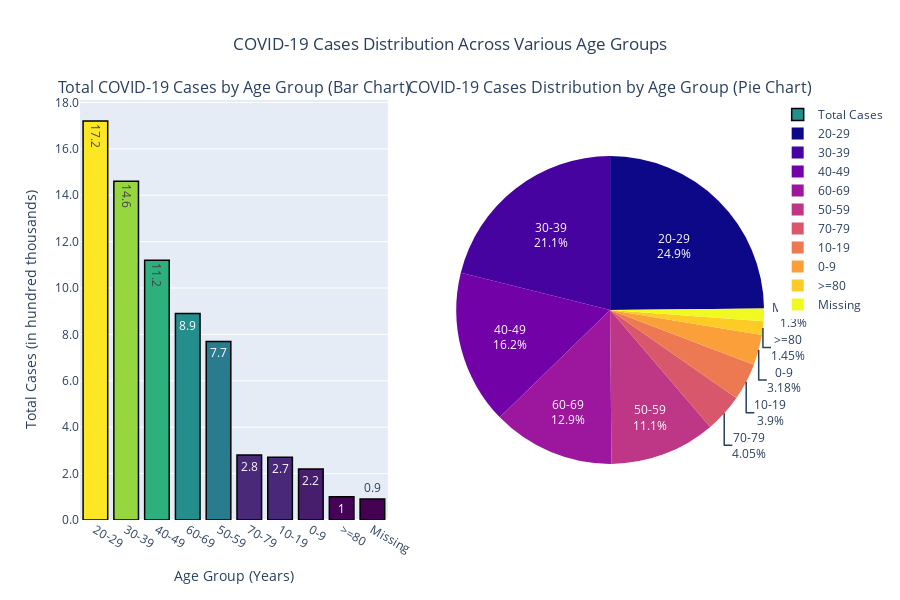

Notebook code cell kept with this figure:
### Markdown cell above
### HOW THE NUMBER OF COVID-19 CASES ARE DISTRIBUTED ACROSS VARIOUS AGE GROUPS

### Code cell
# Loading the data
df1 = pd.read_csv('data/AgeGroupDetails.csv')

# Sorting the data in descending order of TotalCases
df1_sorted = df1.sort_values(by='TotalCases', ascending=False)

# Prepareing the data
labels = df1_sorted.AgeGroup
values = df1_sorted.TotalCases / 10 # THe data is supposed to be in Hundred Thousands

# Creating subplots: using 'domain' type for Pie subplot
fig1 = make_subplots(
    rows=1, cols=2,
    specs=[[{'type': 'xy'}, {'type': 'domain'}]],
    subplot_titles=["Total COVID-19 Cases by Age Group (Bar Chart)", "COVID-19 Cases Distribution by Age Group (Pie Chart)"]
)

# Bar chart with color gradient based on TotalCases
fig1.add_trace(
    go.Bar(
        x=labels, 
        y=values, 
        name="Total Cases",
        marker=dict(
            color=values, 
            colorscale='Viridis',  # Using a better color gradient
            line=dict(color='rgb(0,0,0)', width=1.5)
        ),
        text=values,
        textposition='auto'
    ),
    row=1, col=1
)

fig1.update_yaxes( 
    row=1, col=1,
    tickformat=".1f" 
)

# Pie chart with custom gradient colors and hover info
fig1.add_trace(
    go.Pie(
        labels=labels, 
        values=values, 
        name="Age Group Distribution",
        hoverinfo="label+percent+value",
        textinfo="label+percent",  # Display percentage and label
        marker=dict(colors=px.colors.sequential.Plasma)  # Using Plotly Express for color gradients
    ),
    row=1, col=2
)

# Updating layout with axis labels, titles, and units
fig1.update_layout(
    title_text="COVID-19 Cases Distribution Across Various Age Groups",
    title_x=0.5,  # Center title
    height=600,   # Increase height to accommodate the plots
    showlegend=True,  # Show legend for pie chart
)

# X and Y axis labels for the bar chart
fig1.update_xaxes(title_text="Age Group (Years)", row=1, col=1)
fig1.update_yaxes(title_text="Total Cases (in hundred thousands)")

# Showing the figure
fig1.show()

### Figure 1 — Plotly figure (JSON) as saved in the notebook; plotly's stock layout.template omitted (floating-point values rounded to 4 significant figures)
{"data": [{"marker": {"color": [17.2, 14.6, 11.2, 8.9, 7.7, 2.8, 2.7, 2.2, 1, 0.9], "colorscale": [[0, "#440154"], [0.1111, "#482878"], [0.2222, "#3e4989"], [0.3333, "#31688e"], [0.4444, "#26828e"], [0.5556, "#1f9e89"], [0.6667, "#35b779"], [0.7778, "#6ece58"], [0.8889, "#b5de2b"], [1, "#fde725"]], "line": {"color": "rgb(0,0,0)", "width": 1.5}}, "name": "Total Cases", "text": [17.2, 14.6, 11.2, 8.9, 7.7, 2.8, 2.7, 2.2, 1, 0.9], "textposition": "auto", "type": "bar", "x": ["20-29", "30-39", "40-49", "60-69", "50-59", "70-79", "10-19", "0-9", ">=80", "Missing"], "xaxis": "x", "y": [17.2, 14.6, 11.2, 8.9, 7.7, 2.8, 2.7, 2.2, 1, 0.9], "yaxis": "y"}, {"domain": {"x": [0.55, 1], "y": [0, 1]}, "hoverinfo": "label+percent+value", "labels": ["20-29", "30-39", "40-49", "60-69", "50-59", "70-79", "10-19", "0-9", ">=80", "Missing"], "marker": {"colors": ["#0d0887", "#46039f", "#7201a8", "#9c179e", "#bd3786", "#d8576b", "#ed7953", "#fb9f3a", "#fdca26", "#f0f921"]}, "name": "Age Group Distribution", "textinfo": "label+percent", "type": "pie", "values": [17.2, 14.6, 11.2, 8.9, 7.7, 2.8, 2.7, 2.2, 1, 0.9]}], "layout": {"annotations": [{"font": {"size": 16}, "showarrow": false, "text": "Total COVID-19 Cases by Age Group (Bar Chart)", "x": 0.225, "xanchor": "center", "xref": "paper", "y": 1, "yanchor": "bottom", "yref": "paper"}, {"font": {"size": 16}, "showarrow": false, "text": "COVID-19 Cases Distribution by Age Group (Pie Chart)", "x": 0.775, "xanchor": "center", "xref": "paper", "y": 1, "yanchor": "bottom", "yref": "paper"}], "height": 600, "showlegend": true, "title": {"text": "COVID-19 Cases Distribution Across Various Age Groups", "x": 0.5}, "xaxis": {"anchor": "y", "domain": [0, 0.45], "title": {"text": "Age Group (Years)"}}, "yaxis": {"anchor": "x", "domain": [0, 1], "tickformat": ".1f", "title": {"text": "Total Cases (in hundred thousands)"}}}}
